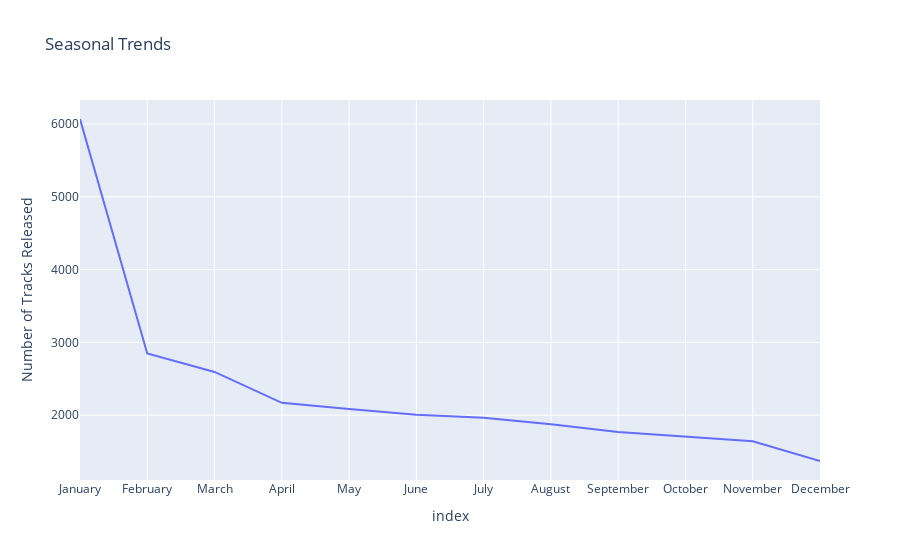

Source (notebook cell):
### Markdown cell above
**Identifying seasonal trends in track releases**

### Code cell
df['release_month'] = pd.to_datetime(df['track album release date']).dt.month_name()

# Group by 'release_month' and calculate the total count of tracks for each month
tracks_by_month = df['release_month'].value_counts().reset_index(name='count')

# Define the order of months
month_order = ['January', 'February', 'March', 'April', 'May', 'June', 'July', 'August', 'September', 'October', 'November', 'December']

# Plot the seasonal trends using Plotly Express
fig = px.line(tracks_by_month, x=tracks_by_month.index, y='count',
              labels={'x': 'Month', 'count': 'Number of Tracks Released'},
              title='Seasonal Trends',
              line_shape='linear')

# Set the order of months on the x-axis
fig.update_xaxes(type='category', categoryorder='array', categoryarray=month_order)

# Explicitly set the x-axis labels
fig.update_xaxes(tickvals=list(range(len(month_order))), ticktext=month_order)

fig.show()

### Figure 1 — Plotly figure (JSON) as saved in the notebook; plotly's stock layout.template omitted (floating-point values rounded to 4 significant figures)
{"data": [{"hovertemplate": "index=%{x}<br>Number of Tracks Released=%{y}<extra></extra>", "legendgroup": "", "line": {"color": "#636efa", "dash": "solid", "shape": "linear"}, "marker": {"symbol": "circle"}, "mode": "lines", "name": "", "orientation": "v", "showlegend": false, "type": "scatter", "x": [0, 1, 2, 3, 4, 5, 6, 7, 8, 9, 10, 11], "xaxis": "x", "y": [6069, 2847, 2594, 2169, 2086, 2005, 1965, 1876, 1770, 1708, 1641, 1370], "yaxis": "y"}], "layout": {"legend": {"tracegroupgap": 0}, "title": {"text": "Seasonal Trends"}, "xaxis": {"anchor": "y", "categoryarray": ["January", "February", "March", "April", "May", "June", "July", "August", "September", "October", "November", "December"], "categoryorder": "array", "domain": [0, 1], "ticktext": ["January", "February", "March", "April", "May", "June", "July", "August", "September", "October", "November", "December"], "tickvals": [0, 1, 2, 3, 4, 5, 6, 7, 8, 9, 10, 11], "title": {"text": "index"}, "type": "category"}, "yaxis": {"anchor": "x", "domain": [0, 1], "title": {"text": "Number of Tracks Released"}}}}
